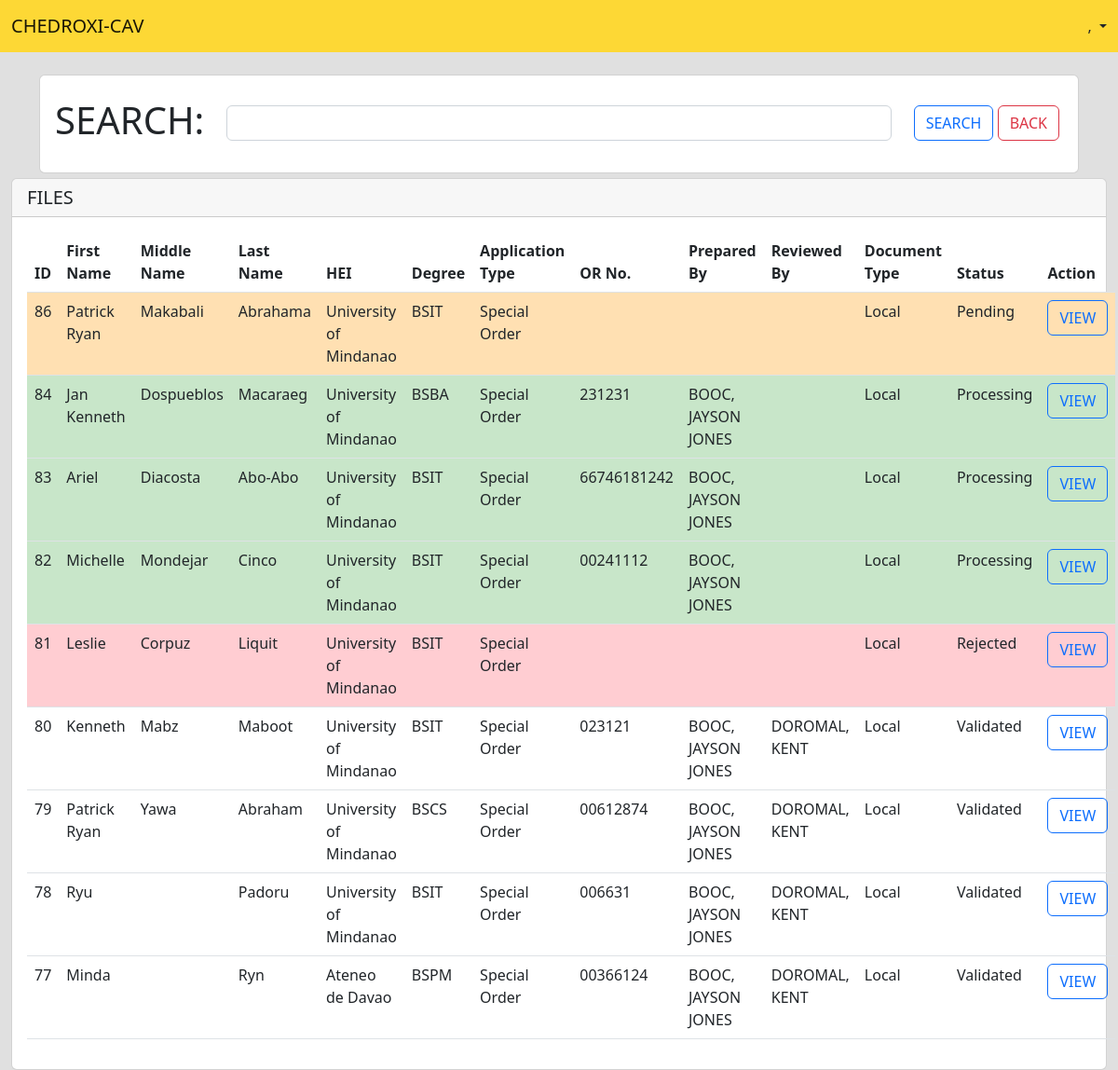
The app's page /pages/admin/pages/viewFiles.php with its own data.
### tables this page shows
CREATE TABLE `tbl_process` (
  `ID` int(11) NOT NULL,
  `schoolID` int(11) NOT NULL,
  `firstName` varchar(50) NOT NULL,
  `middleName` varchar(50) NOT NULL,
  `lastName` varchar(50) NOT NULL,
  `courseID` int(11) NOT NULL,
  `applicationType` varchar(20) NOT NULL,
  `mode` varchar(20) NOT NULL,
  `SOnumber` varchar(20) DEFAULT NULL,
  `graduationDate` varchar(30) NOT NULL,
  `syStarted` varchar(30) NOT NULL,
  `syEnded` varchar(30) NOT NULL,
  `documentType` varchar(10) NOT NULL,
  `requestLetter` blob NOT NULL,
  `indorsementLetter` blob NOT NULL,
  `tor` blob NOT NULL,
  `diploma` blob NOT NULL,
  `ORnumber` varchar(30) DEFAULT NULL,
  `preparedBy` varchar(50) DEFAULT NULL,
  `reviewedBy` varchar(50) DEFAULT NULL,
  `commissionerID` int(11) DEFAULT NULL,
  `status` varchar(11) NOT NULL,
  `created_at` date DEFAULT NULL,
  `updated_at` date DEFAULT NULL,
  `updatedby` varchar(50) DEFAULT NULL,
  `active` varchar(3) NOT NULL
);

CREATE TABLE `tbl_schools` (
  `schoolID` int(11) NOT NULL,
  `schoolDesc` varchar(50) NOT NULL,
  `schoolCity` varchar(30) NOT NULL,
  `active` varchar(3) NOT NULL
);

CREATE TABLE `tbl_courses` (
  `courseID` int(11) NOT NULL,
  `schoolID` int(11) NOT NULL,
  `courseTitle` varchar(30) NOT NULL,
  `courseDesc` varchar(50) NOT NULL,
  `active` varchar(3) NOT NULL
);

### pages/admin/pages/viewFiles.php (the view, shortened to what this page needs)
<?php
require_once "../../../modules/dbconnection.php";
$UID = $_SESSION['UID'];
$sql = "select * from tbl_users where userID='$UID' limit 1";
$result = mysqli_query($connection,$sql);
$fetch=mysqli_fetch_assoc($result);
$user = $fetch['lastname'] . ', ' . $fetch['firstname'];
$search = $_GET['search'];
$sql = "select a.id,firstname,middlename,lastname,schooldesc,coursetitle,applicationtype,ornumber,preparedby,reviewedby,documenttype,status from tbl_process a inner join tbl_schools b inner join tbl_courses c where a.schoolid=b.schoolid and a.courseid=c.courseid and (firstname like '%$search%' or lastname like '%$search%' or schooldesc like '%$search%' or status like '%$search%') and a.active='yes' order by a.id desc limit 10";
$result = mysqli_query($connection,$sql);
?>
<!doctype html>
<html>
    <head>
        <link href="https://cdn.jsdelivr.net/npm/bootstrap@5.2.1/dist/css/bootstrap.min.css" rel="stylesheet">
    </head>
    <body class="body-bg">
        <nav class="navbar fixed-top" style="background-color: #FDD835;">
            <div class="container-fluid">
                <a class="navbar-brand">CHEDROXI-CAV</a>
                <li class="nav-item dropdown d-flex">
                    <a class="nav-link dropdown-toggle" href="#" role="button" data-bs-toggle="dropdown" aria-expanded="false"><?= $user ?></a>
                </li>
            </div>
        </nav>
        <div class="container">
            <div class="card">
                <div class="card-body">
                    <form method='POST' action="../../../modules/admin-viewfiles-route.php">
                        <div class="row">
                            <div class="col-2 mt-2"><label class="form-label"><h1>SEARCH:</h1></label></div>
                            <div class="col-8 mt-3">
                                <input type="text" class="form-control" name="search">
                            </div>
                            <div class="col-2 mt-3">
                                <input type="submit" class="btn btn-outline-primary" value="SEARCH">
                                <a href="../index.php" class="btn btn-outline-danger">BACK</a>
                            </div>
                        </div>
                    </form>
                </div>
            </div>
        </div>
        <div class="container-fluid">
            <div class="card">
                <h5 class="card-header">FILES</h5>
                <div class="card-body">
                    <table class="table">
                        <thead>
                            <tr>
                                <th>ID</th>
                                <th>First Name</th>
                                <th>Middle Name</th>
                                <th>Last Name</th>
                                <th>HEI</th>
                                <th>Degree</th>
                                <th>Application Type</th>
                                <th>OR No.</th>
                                <th>Prepared By</th>
                                <th>Reviewed By</th>
                                <th>Document Type</th>
                                <th>Status</th>
                                <th>Action</th>
                            </tr>
                        </thead>
                        <tbody>
                            <?php while($fetch = mysqli_fetch_assoc($result)) { ?>
                                <tr <?php if ($fetch['status'] == 'Pending') {echo "style='background-color:#FFE0B2;'";} elseif ($fetch['status'] == 'Processing') {echo "style='background-color:#C8E6C9;'";} elseif ($fetch['status'] == 'Rejected') {echo "style='background-color:#FFCDD2;'";}?>>
                                    <td><?=$fetch['id']?></td>
                                    <td><?=$fetch['firstname']?></td>
                                    <td><?=$fetch['middlename']?></td>
                                    <td><?=$fetch['lastname']?></td>
                                    <td><?=$fetch['schooldesc']?></td>
                                    <td><?=$fetch['coursetitle']?></td>
                                    <td><?=$fetch['applicationtype']?></td>
                                    <td><?=$fetch['ornumber']?></td>
                                    <td><?=$fetch['preparedby']?></td>
                                    <td><?=$fetch['reviewedby']?></td>
                                    <td><?=$fetch['documenttype']?></td>
                                    <td><?=$fetch['status']?></td>
                                    <td><a href="viewFileDetails.php?id=<?=$fetch['id']?>" class="btn btn-outline-primary">VIEW</a></td>
                                </tr>
                            <?php } ?>
                        </tbody>
                    </table>
                </div>
            </div>
        </div>
    </body>
</html>

### pages/admin/pages/viewFiles.php (style rules this page uses)
.container { margin-top: 80px; margin-bottom: 5px; }
.body-bg { background-color:#E0E0E0; }

### records on screen
tbl_process: ID "86", firstName "Patrick Ryan", middleName "Makabali", lastName "Abrahama", schoolID.schoolDesc "University of Mindanao", courseID.courseTitle "BSIT", applicationType "Special Order", documentType "Local", status "Pending"
tbl_process: ID "84", firstName "Jan Kenneth", middleName "Dospueblos", lastName "Macaraeg", schoolID.schoolDesc "University of Mindanao", courseID.courseTitle "BSBA", applicationType "Special Order", ORnumber "231231", preparedBy "BOOC, JAYSON JONES", documentType "Local", status "Processing"
tbl_process: ID "83", firstName "Ariel", middleName "Diacosta", lastName "Abo-Abo", schoolID.schoolDesc "University of Mindanao", courseID.courseTitle "BSIT", applicationType "Special Order", ORnumber "66746181242", preparedBy "BOOC, JAYSON JONES", documentType "Local", status "Processing"
tbl_process: ID "82", firstName "Michelle", middleName "Mondejar", lastName "Cinco", schoolID.schoolDesc "University of Mindanao", courseID.courseTitle "BSIT", applicationType "Special Order", ORnumber "00241112", preparedBy "BOOC, JAYSON JONES", documentType "Local", status "Processing"
tbl_process: ID "81", firstName "Leslie", middleName "Corpuz", lastName "Liquit", schoolID.schoolDesc "University of Mindanao", courseID.courseTitle "BSIT", applicationType "Special Order", documentType "Local", status "Rejected"
tbl_process: ID "80", firstName "Kenneth", middleName "Mabz", lastName "Maboot", schoolID.schoolDesc "University of Mindanao", courseID.courseTitle "BSIT", applicationType "Special Order", ORnumber "023121", preparedBy "BOOC, JAYSON JONES", reviewedBy "DOROMAL, KENT", documentType "Local", status "Validated"
tbl_process: ID "79", firstName "Patrick Ryan", middleName "Yawa", lastName "Abraham", schoolID.schoolDesc "University of Mindanao", courseID.courseTitle "BSCS", applicationType "Special Order", ORnumber "00612874", preparedBy "BOOC, JAYSON JONES", reviewedBy "DOROMAL, KENT", documentType "Local", status "Validated"
tbl_process: ID "78", firstName "Ryu", lastName "Padoru", schoolID.schoolDesc "University of Mindanao", courseID.courseTitle "BSIT", applicationType "Special Order", ORnumber "006631", preparedBy "BOOC, JAYSON JONES", reviewedBy "DOROMAL, KENT", documentType "Local", status "Validated"
tbl_process: ID "77", firstName "Minda", lastName "Ryn", schoolID.schoolDesc "Ateneo de Davao", courseID.courseTitle "BSPM", applicationType "Special Order", ORnumber "00366124", preparedBy "BOOC, JAYSON JONES", reviewedBy "DOROMAL, KENT", documentType "Local", status "Validated"

### other values on screen
$user ","
